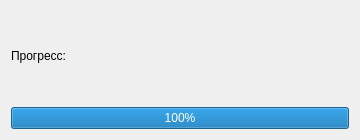
<?xml version="1.0" encoding="UTF-8"?>
<ui version="4.0"><class>Dialog</class><widget class="QDialog" name="Dialog"><property name="geometry"><rect><x>0</x><y>0</y><width>360</width><height>140</height></rect></property><property name="windowTitle"><string>#151 progress/236_value_100</string></property><layout class="QVBoxLayout" name="verticalLayout"><property name="leftMargin"><number>11</number></property><property name="topMargin"><number>11</number></property><property name="rightMargin"><number>11</number></property><property name="bottomMargin"><number>11</number></property><property name="spacing"><number>6</number></property><item><widget class="QLabel" name="l1"><property name="text"><string>Прогресс:</string></property></widget></item><item><widget class="QProgressBar" name="bar"><property name="orientation"><enum>Qt::Horizontal</enum></property><property name="minimum"><number>0</number></property><property name="maximum"><number>100</number></property><property name="value"><number>100</number></property><property name="textVisible"><bool>true</bool></property></widget></item></layout></widget></ui>
